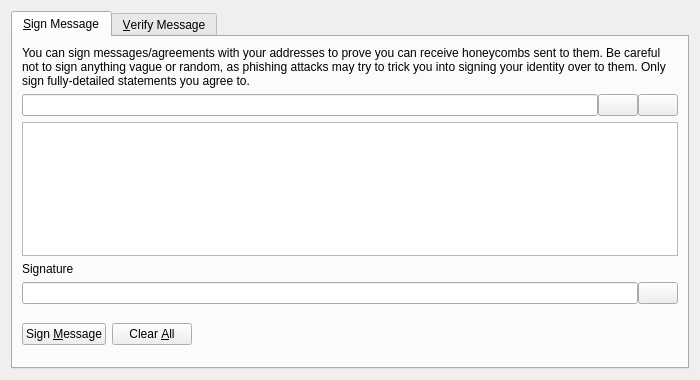
<?xml version="1.0" encoding="UTF-8"?>
<ui version="4.0">
 <class>SignVerifyMessageDialog</class>
 <widget class="QDialog" name="SignVerifyMessageDialog">
  <property name="geometry">
   <rect>
    <x>0</x>
    <y>0</y>
    <width>700</width>
    <height>380</height>
   </rect>
  </property>
  <property name="windowTitle">
   <string>Signatures - Sign / Verify a Message</string>
  </property>
  <property name="modal">
   <bool>true</bool>
  </property>
  <layout class="QVBoxLayout" name="verticalLayout">
   <item>
    <widget class="QTabWidget" name="tabWidget">
     <property name="currentIndex">
      <number>0</number>
     </property>
     <widget class="QWidget" name="tabSignMessage">
      <attribute name="title">
       <string>&amp;Sign Message</string>
      </attribute>
      <layout class="QVBoxLayout" name="verticalLayout_SM">
       <item>
        <widget class="QLabel" name="infoLabel_SM">
         <property name="text">
          <string>You can sign messages/agreements with your addresses to prove you can receive honeycombs sent to them. Be careful not to sign anything vague or random, as phishing attacks may try to trick you into signing your identity over to them. Only sign fully-detailed statements you agree to.</string>
         </property>
         <property name="textFormat">
          <enum>Qt::PlainText</enum>
         </property>
         <property name="wordWrap">
          <bool>true</bool>
         </property>
        </widget>
       </item>
       <item>
        <layout class="QHBoxLayout" name="horizontalLayout_1_SM">
         <property name="spacing">
          <number>0</number>
         </property>
         <item>
          <widget class="QValidatedLineEdit" name="addressIn_SM">
           <property name="toolTip">
            <string>The Honeycomb address to sign the message with</string>
           </property>
          </widget>
         </item>
         <item>
          <widget class="QPushButton" name="addressBookButton_SM">
           <property name="toolTip">
            <string>Choose previously used address</string>
           </property>
           <property name="text">
            <string/>
           </property>
           <property name="icon">
            <iconset resource="../bitcoin.qrc">
             <normaloff>:/icons/address-book</normaloff>:/icons/address-book</iconset>
           </property>
           <property name="shortcut">
            <string>Alt+A</string>
           </property>
           <property name="autoDefault">
            <bool>false</bool>
           </property>
          </widget>
         </item>
         <item>
          <widget class="QPushButton" name="pasteButton_SM">
           <property name="toolTip">
            <string>Paste address from clipboard</string>
           </property>
           <property name="text">
            <string/>
           </property>
           <property name="icon">
            <iconset resource="../bitcoin.qrc">
             <normaloff>:/icons/editpaste</normaloff>:/icons/editpaste</iconset>
           </property>
           <property name="shortcut">
            <string>Alt+P</string>
           </property>
           <property name="autoDefault">
            <bool>false</bool>
           </property>
          </widget>
         </item>
        </layout>
       </item>
       <item>
        <widget class="QPlainTextEdit" name="messageIn_SM">
         <property name="toolTip">
          <string>Enter the message you want to sign here</string>
         </property>
        </widget>
       </item>
       <item>
        <widget class="QLabel" name="signatureLabel_SM">
         <property name="text">
          <string>Signature</string>
         </property>
         <property name="textFormat">
          <enum>Qt::PlainText</enum>
         </property>
        </widget>
       </item>
       <item>
        <layout class="QHBoxLayout" name="horizontalLayout_2_SM">
         <property name="spacing">
          <number>0</number>
         </property>
         <item>
          <widget class="QLineEdit" name="signatureOut_SM">
           <property name="font">
            <font>
             <italic>true</italic>
            </font>
           </property>
           <property name="readOnly">
            <bool>true</bool>
           </property>
          </widget>
         </item>
         <item>
          <widget class="QPushButton" name="copySignatureButton_SM">
           <property name="toolTip">
            <string>Copy the current signature to the system clipboard</string>
           </property>
           <property name="text">
            <string/>
           </property>
           <property name="icon">
            <iconset resource="../bitcoin.qrc">
             <normaloff>:/icons/editcopy</normaloff>:/icons/editcopy</iconset>
           </property>
           <property name="autoDefault">
            <bool>false</bool>
           </property>
          </widget>
         </item>
        </layout>
       </item>
       <item>
        <layout class="QHBoxLayout" name="horizontalLayout_3_SM">
         <item>
          <widget class="QPushButton" name="signMessageButton_SM">
           <property name="toolTip">
            <string>Sign the message to prove you own this Honeycomb address</string>
           </property>
           <property name="text">
            <string>Sign &amp;Message</string>
           </property>
           <property name="icon">
            <iconset resource="../bitcoin.qrc">
             <normaloff>:/icons/edit</normaloff>:/icons/edit</iconset>
           </property>
           <property name="autoDefault">
            <bool>false</bool>
           </property>
          </widget>
         </item>
         <item>
          <widget class="QPushButton" name="clearButton_SM">
           <property name="toolTip">
            <string>Reset all sign message fields</string>
           </property>
           <property name="text">
            <string>Clear &amp;All</string>
           </property>
           <property name="icon">
            <iconset resource="../bitcoin.qrc">
             <normaloff>:/icons/remove</normaloff>:/icons/remove</iconset>
           </property>
           <property name="autoDefault">
            <bool>false</bool>
           </property>
          </widget>
         </item>
         <item>
          <spacer name="horizontalSpacer_1_SM">
           <property name="orientation">
            <enum>Qt::Horizontal</enum>
           </property>
           <property name="sizeHint" stdset="0">
            <size>
             <width>40</width>
             <height>48</height>
            </size>
           </property>
          </spacer>
         </item>
         <item>
          <widget class="QLabel" name="statusLabel_SM">
           <property name="font">
            <font>
             <weight>75</weight>
             <bold>true</bold>
            </font>
           </property>
           <property name="text">
            <string/>
           </property>
           <property name="wordWrap">
            <bool>true</bool>
           </property>
          </widget>
         </item>
         <item>
          <spacer name="horizontalSpacer_2_SM">
           <property name="orientation">
            <enum>Qt::Horizontal</enum>
           </property>
           <property name="sizeHint" stdset="0">
            <size>
             <width>40</width>
             <height>48</height>
            </size>
           </property>
          </spacer>
         </item>
        </layout>
       </item>
      </layout>
     </widget>
     <widget class="QWidget" name="tabVerifyMessage">
      <attribute name="title">
       <string>&amp;Verify Message</string>
      </attribute>
      <layout class="QVBoxLayout" name="verticalLayout_VM">
       <item>
        <widget class="QLabel" name="infoLabel_VM">
         <property name="text">
          <string>Enter the receiver's address, message (ensure you copy line breaks, spaces, tabs, etc. exactly) and signature below to verify the message. Be careful not to read more into the signature than what is in the signed message itself, to avoid being tricked by a man-in-the-middle attack. Note that this only proves the signing party receives with the address, it cannot prove sendership of any transaction!</string>
         </property>
         <property name="textFormat">
          <enum>Qt::PlainText</enum>
         </property>
         <property name="alignment">
          <set>Qt::AlignLeading|Qt::AlignLeft|Qt::AlignTop</set>
         </property>
         <property name="wordWrap">
          <bool>true</bool>
         </property>
        </widget>
       </item>
       <item>
        <layout class="QHBoxLayout" name="horizontalLayout_1_VM">
         <property name="spacing">
          <number>0</number>
         </property>
         <item>
          <widget class="QValidatedLineEdit" name="addressIn_VM">
           <property name="toolTip">
            <string>The Honeycomb address the message was signed with</string>
           </property>
          </widget>
         </item>
         <item>
          <widget class="QPushButton" name="addressBookButton_VM">
           <property name="toolTip">
            <string>Choose previously used address</string>
           </property>
           <property name="text">
            <string/>
           </property>
           <property name="icon">
            <iconset resource="../bitcoin.qrc">
             <normaloff>:/icons/address-book</normaloff>:/icons/address-book</iconset>
           </property>
           <property name="shortcut">
            <string>Alt+A</string>
           </property>
           <property name="autoDefault">
            <bool>false</bool>
           </property>
          </widget>
         </item>
        </layout>
       </item>
       <item>
        <widget class="QPlainTextEdit" name="messageIn_VM"/>
       </item>
       <item>
        <widget class="QValidatedLineEdit" name="signatureIn_VM"/>
       </item>
       <item>
        <layout class="QHBoxLayout" name="horizontalLayout_2_VM">
         <item>
          <widget class="QPushButton" name="verifyMessageButton_VM">
           <property name="toolTip">
            <string>Verify the message to ensure it was signed with the specified Honeycomb address</string>
           </property>
           <property name="text">
            <string>Verify &amp;Message</string>
           </property>
           <property name="icon">
            <iconset resource="../bitcoin.qrc">
             <normaloff>:/icons/transaction_0</normaloff>:/icons/transaction_0</iconset>
           </property>
           <property name="autoDefault">
            <bool>false</bool>
           </property>
          </widget>
         </item>
         <item>
          <widget class="QPushButton" name="clearButton_VM">
           <property name="toolTip">
            <string>Reset all verify message fields</string>
           </property>
           <property name="text">
            <string>Clear &amp;All</string>
           </property>
           <property name="icon">
            <iconset resource="../bitcoin.qrc">
             <normaloff>:/icons/remove</normaloff>:/icons/remove</iconset>
           </property>
           <property name="autoDefault">
            <bool>false</bool>
           </property>
          </widget>
         </item>
         <item>
          <spacer name="horizontalSpacer_1_VM">
           <property name="orientation">
            <enum>Qt::Horizontal</enum>
           </property>
           <property name="sizeHint" stdset="0">
            <size>
             <width>40</width>
             <height>48</height>
            </size>
           </property>
          </spacer>
         </item>
         <item>
          <widget class="QLabel" name="statusLabel_VM">
           <property name="font">
            <font>
             <weight>75</weight>
             <bold>true</bold>
            </font>
           </property>
           <property name="text">
            <string/>
           </property>
           <property name="wordWrap">
            <bool>true</bool>
           </property>
          </widget>
         </item>
         <item>
          <spacer name="horizontalSpacer_2_VM">
           <property name="orientation">
            <enum>Qt::Horizontal</enum>
           </property>
           <property name="sizeHint" stdset="0">
            <size>
             <width>40</width>
             <height>48</height>
            </size>
           </property>
          </spacer>
         </item>
        </layout>
       </item>
      </layout>
     </widget>
    </widget>
   </item>
  </layout>
 </widget>
 <customwidgets>
  <customwidget>
   <class>QValidatedLineEdit</class>
   <extends>QLineEdit</extends>
   <header>qvalidatedlineedit.h</header>
  </customwidget>
 </customwidgets>
 <resources>
  <include location="../bitcoin.qrc"/>
 </resources>
 <connections/>
</ui>
